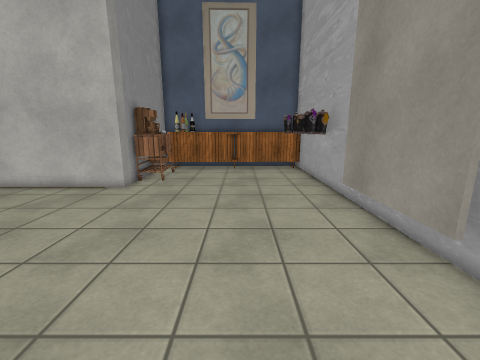
view 1 (above)

17 first-person views from a walk through a 3-D level made in the Unity game engine. The camera is 1.5 m above the floor, tilts 12° down and sees 90° across. The floor is counted in squares, 0.5 m on a side. Each view is taken from the middle of a square. On the plan, view 1 faces up. The plan holds only what a view shows up to about 19 squares ahead; the rest is blank. The player is left out. Some animated figures are not drawn. Some surface patterns are stand-ins.

view 2
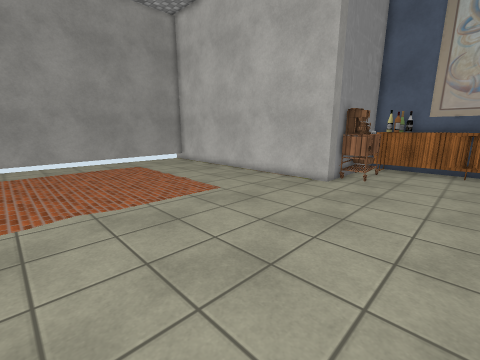

view 3
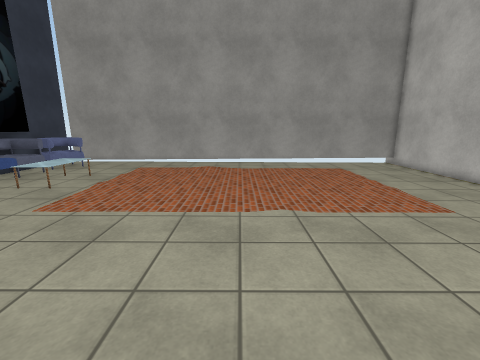

view 4
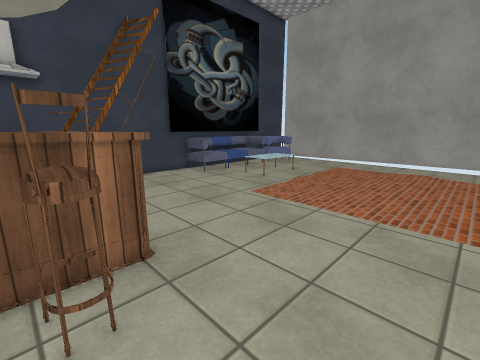

view 5
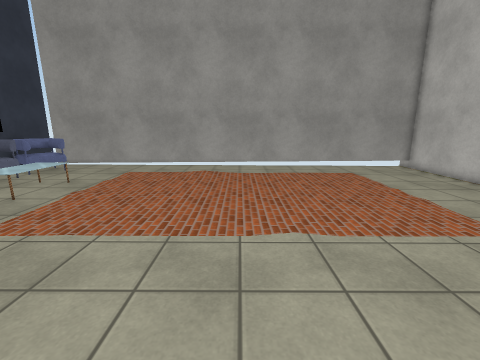

view 6
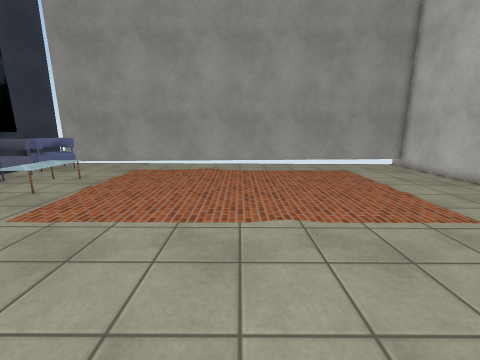

view 7
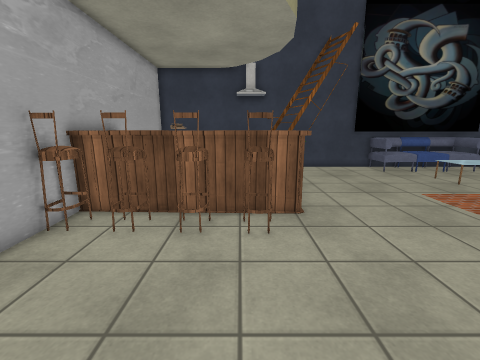

view 8
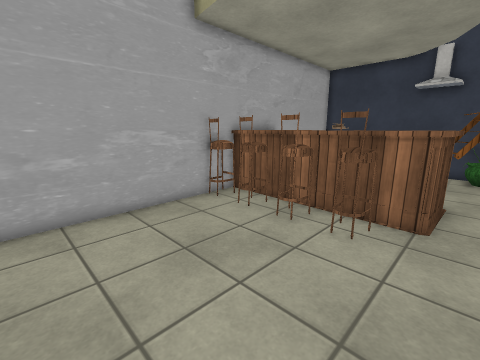

view 9
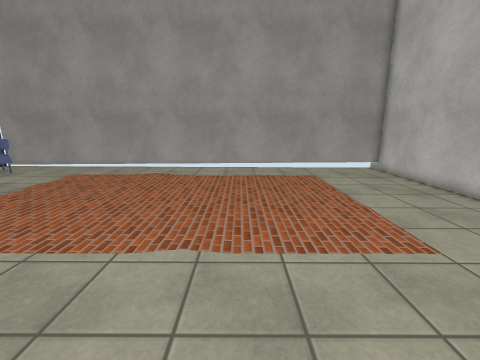

view 10
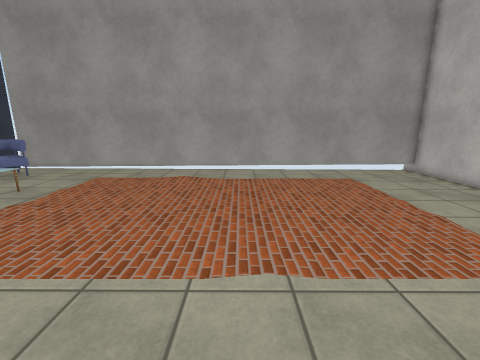

view 11
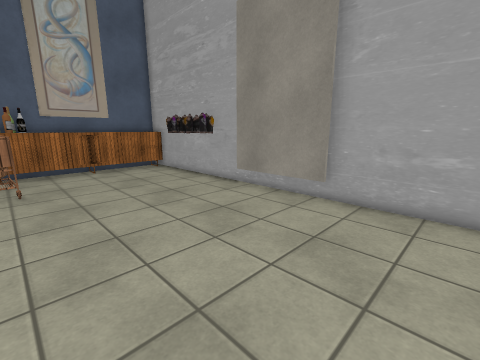

view 12
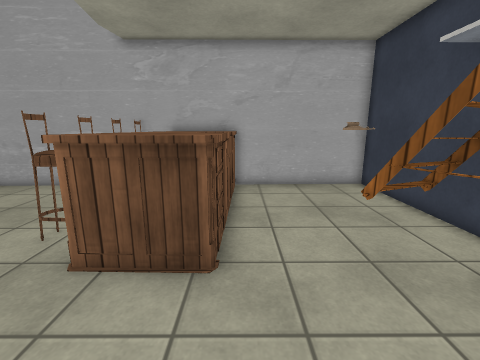

view 13
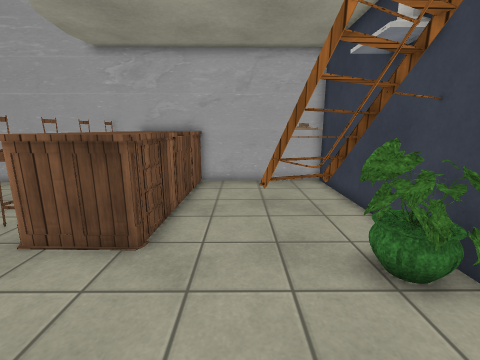

view 14
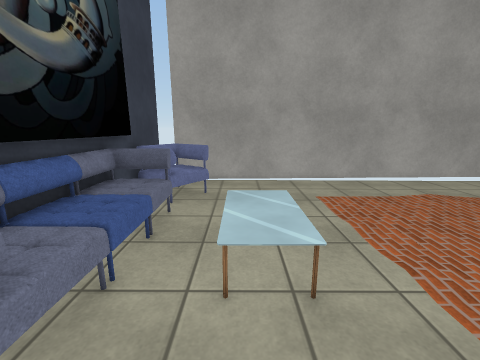

view 15
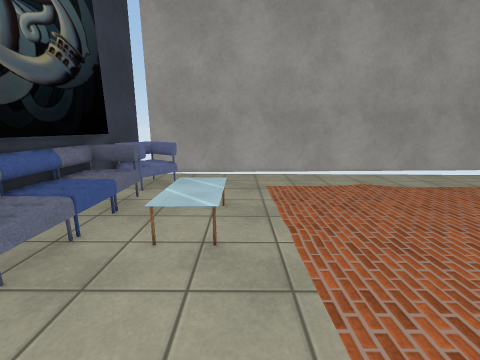

view 16
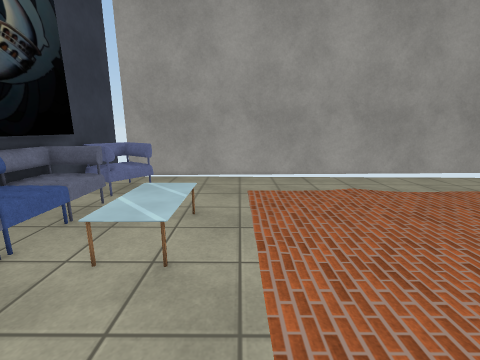

view 17
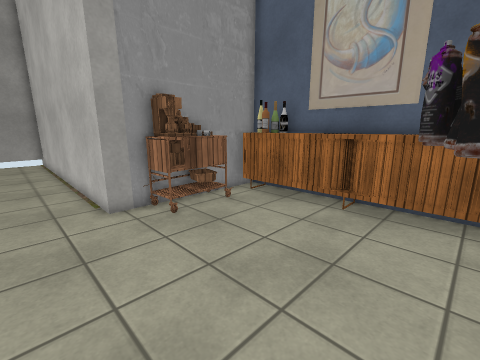

### Floor plan
Points are (right, up) in squares from view 1. A wall is a line through its corners. A room is listed if a view was taken in it or the views show most of it. See-through windows are left out.
Room 1 (views 1, 2, 3, 4, 5, 6, 7, 8, 9, 10, 11, 12, 13, 14, 15, 16, 17)
walls: (4.2, 4.3) (4.1, 9.4); (4.9, -6.6) (4.7, 19); (-6.2, 14.5) (-6.2, 12.5) (-22.6, 12.5); (-15.9, -16.4) (-14.9, -16.4); (-19, -16.4) (-17.4, -16.4); (-22, 12.5) (-21.9, -15.5); (-5.4, 20.3) (-6.2, 20.3) (-6.2, 16.4); (-23.1, -16.7) (5, -16.7) (4.9, -9.4); (1.5, 20.4) (0.3, 20.4)
objects: sofa (-21, -16) to (-19, -14); rug (-19, -8) to (-10, 7); sofa (-18, -16) to (-15, -14); table (-16, -12) to (-13, -11); sofa (-15, -16) to (-14, -14); sofa (-13, -16) to (-11, -14); ladder (-6, -15) to (-2, -13); cart (-6, 14) to (-5, 17); plant (-5, -15) to (-4, -14); other object (-5, 19) to (-4, 20); table (-3, -10) to (5, -6); other object (-3, 19) to (4, 20); chair (-2, -5) to (-1, -5); chair (0, -6) to (1, -5); chair (2, -6) to (3, -5); other object (3, -16) to (4, -15); other object (3, 11) to (4, 12); other object (3, 12); other object (3, 13) to (3, 14); chair (4, -6) to (4, -5); other object (4, 13) to (4, 14)

Positions as (right, up) in squares from view 1, and headings:
1: (0, 0), facing up
2: (0, -1), facing up-left
3: (-1, -1), facing left
4: (-1, -1), facing down-left
5: (-3, -1), facing left
6: (-2, -1), facing left
7: (-1, 2), facing down
8: (-4, 2), facing down-right
9: (-4, 2), facing left
10: (-5, 0), facing left
11: (-5, 0), facing up-right
12: (-8, -10), facing right
13: (-9, -12), facing right
14: (-9, -12), facing left
15: (-7, -10), facing left
16: (-8, -9), facing left
17: (3, 10), facing up-left
